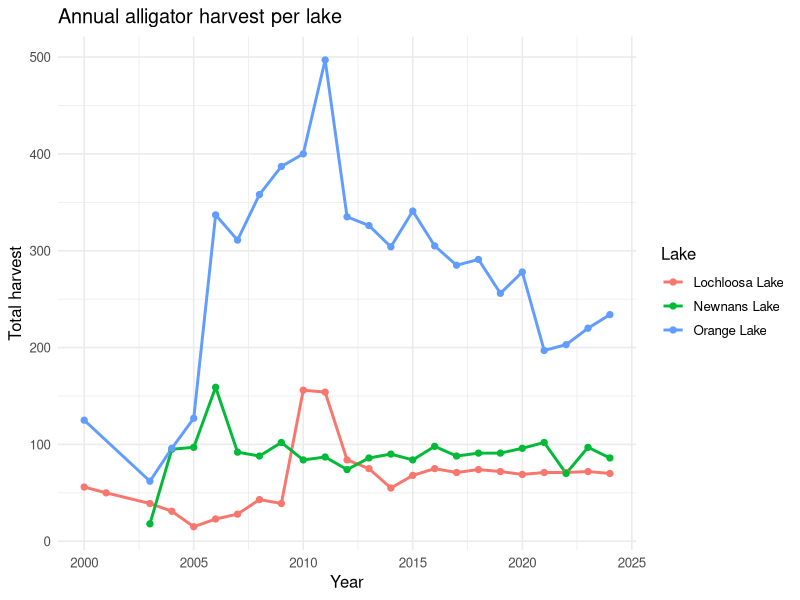
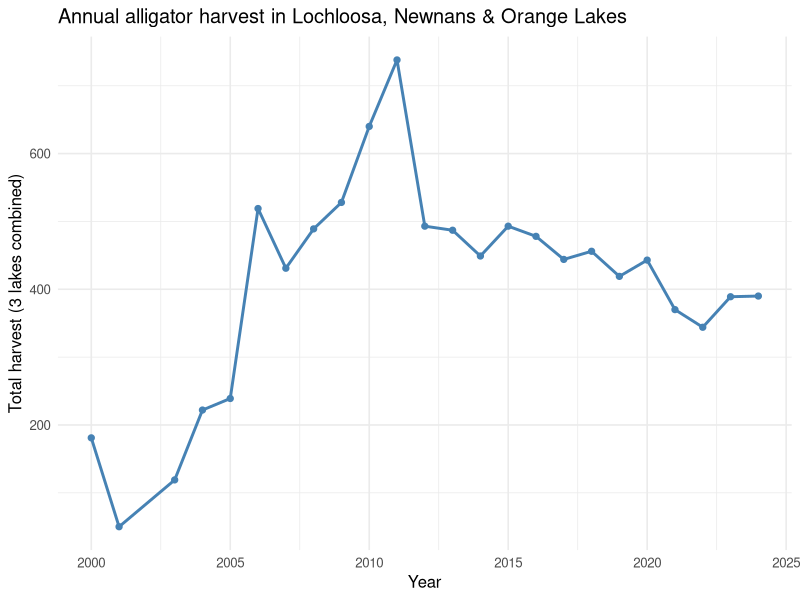
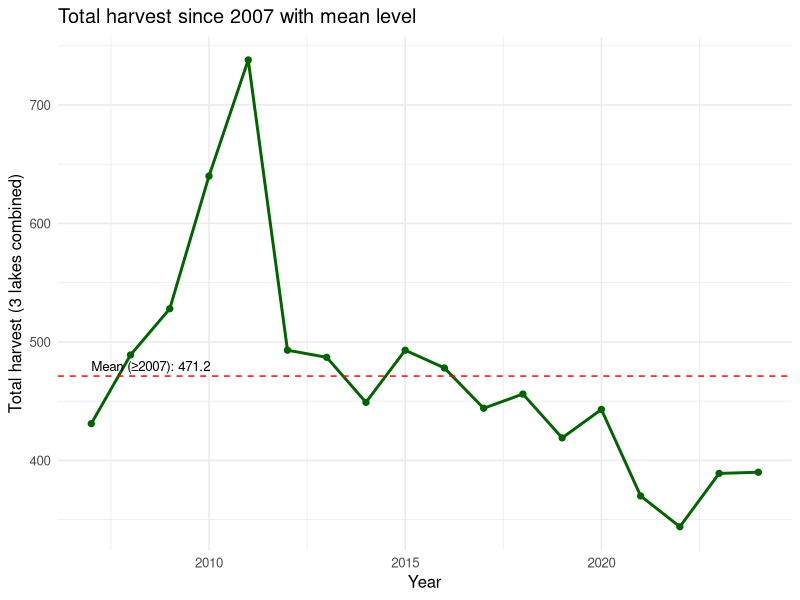

Write R code to recreate these figures, in order.
## ------------------------------------------------------------
## 0. Packages & data import
## ------------------------------------------------------------
library(readr)
library(dplyr)
library(ggplot2)

# Read data from Data/ folder
gators <- read_csv("Data/alligator_three_lakes_harvest.csv")

str(gators)
# columns: year, lake, total_harvest, avg_length_ft, avg_length_in

## ------------------------------------------------------------
## 1. Time series of harvests per lake
## ------------------------------------------------------------

p_by_lake <- ggplot(gators,
                    aes(x = year, y = total_harvest, colour = lake)) +
  geom_line(linewidth = 1) +
  geom_point(size = 1.8) +
  labs(x = "Year",
       y = "Total harvest",
       colour = "Lake",
       title = "Annual alligator harvest per lake") +
  scale_x_continuous(breaks = pretty(gators$year)) +
  theme_minimal(base_size = 12)

print(p_by_lake)
# ggsave("Figures/harvest_by_lake.png", p_by_lake, width = 7, height = 4.5, dpi = 300)

## ------------------------------------------------------------
## 2. Time series of summed harvests (3 lakes combined)
## ------------------------------------------------------------

gators_total <- gators %>%
  group_by(year) %>%
  summarise(total_harvest = sum(total_harvest), .groups = "drop")

p_total <- ggplot(gators_total,
                  aes(x = year, y = total_harvest)) +
  geom_line(linewidth = 1, colour = "steelblue") +
  geom_point(size = 1.8, colour = "steelblue") +
  labs(x = "Year",
       y = "Total harvest (3 lakes combined)",
       title = "Annual alligator harvest in Lochloosa, Newnans & Orange Lakes") +
  scale_x_continuous(breaks = pretty(gators_total$year)) +
  theme_minimal(base_size = 12)

print(p_total)
# ggsave("Figures/harvest_total_3lakes.png", p_total, width = 7, height = 4.5, dpi = 300)

## ------------------------------------------------------------
## 3. Mean harvest from 2007 onwards (for return-period scaling)
## ------------------------------------------------------------

gators_total_2007 <- gators_total %>%
  filter(year >= 2007)

mean_harvest_2007plus <- mean(gators_total_2007$total_harvest)

mean_harvest_2007plus
# This is the N_year you can plug into your return-period calculation.

# Optional: show this mean as a horizontal line on the plot
p_total_2007 <- ggplot(gators_total_2007,
                       aes(x = year, y = total_harvest)) +
  geom_line(linewidth = 1, colour = "darkgreen") +
  geom_point(size = 1.8, colour = "darkgreen") +
  geom_hline(yintercept = mean_harvest_2007plus,
             linetype = "dashed", colour = "red") +
  annotate("text",
           x = min(gators_total_2007$year),
           y = mean_harvest_2007plus,
           vjust = -0.5, hjust = 0,
           label = paste0("Mean (≥2007): ",
                          round(mean_harvest_2007plus, 1)),
           size = 3.4) +
  labs(x = "Year",
       y = "Total harvest (3 lakes combined)",
       title = "Total harvest since 2007 with mean level") +
  scale_x_continuous(breaks = pretty(gators_total_2007$year)) +
  theme_minimal(base_size = 12)

print(p_total_2007)
# ggsave("Figures/harvest_total_3lakes_since2007.png", p_total_2007,
#        width = 7, height = 4.5, dpi = 300)
